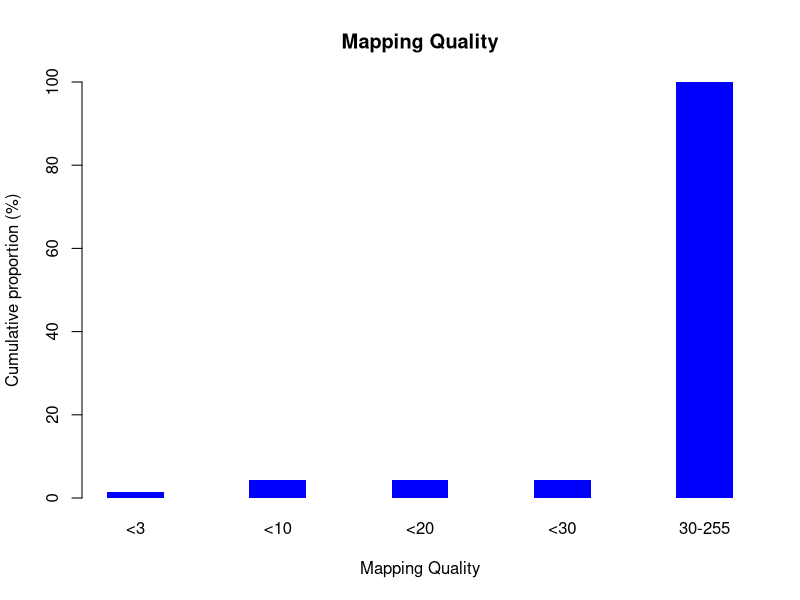

The R script that drew this image:
png("/rds/user/is460/hpc-work/muscle-rnaseq/ezbamqc/output/figs/srpk3_wt_ttnb_wt_7.mapq_profile.png",width=500,height=500,units="px")
mapq_val=c(0,1,3,255)
mapq_count=c(178642,517612,1410448,46037420)
xname=c("<3","<10","<20","<30","30-255")
freq = rep(0,5)
freq[1] = sum(mapq_count[which(mapq_val<3)])/48144124*100
freq[2] = sum(mapq_count[which(mapq_val<10)])/48144124*100
freq[3] = sum(mapq_count[which(mapq_val<20)])/48144124*100
freq[4] = sum(mapq_count[which(mapq_val<30)])/48144124*100
freq[5] = 100
barplot(freq,beside=T,xlab="Mapping Quality",border="NA",space=1.5,main="Mapping Quality",ylim=c(0,100),ylab="Cumulative proportion (%)",col="blue",names.arg=xname)
dev.state=dev.off()
